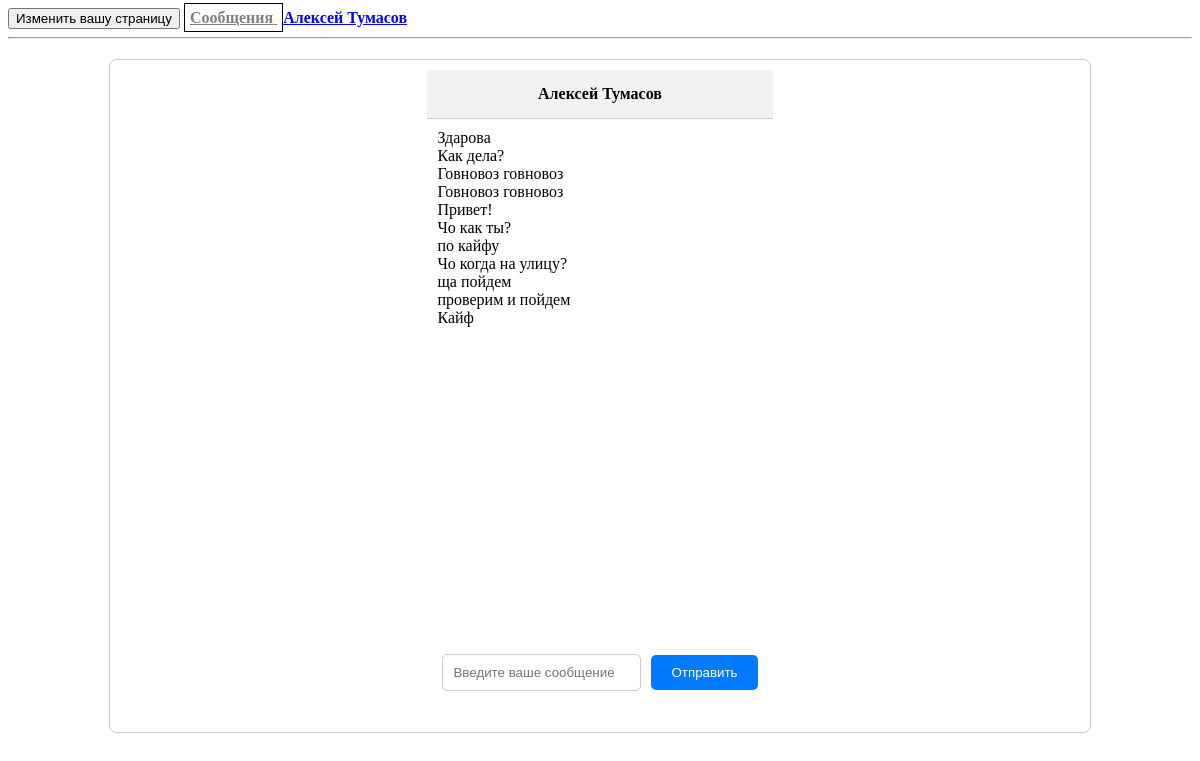
The app's page /messages.php?id=2 (signed in) with its own data.
### tables this page shows
CREATE TABLE `users` (
  `id` int(10) NOT NULL COMMENT 'id записи',
  `login` varchar(128) NOT NULL COMMENT 'Логин',
  `password` varchar(128) NOT NULL COMMENT 'Пароль',
  `name` varchar(32) NOT NULL COMMENT 'Имя пользователя',
  `lastname` varchar(32) NOT NULL COMMENT 'Фамилия пользователя',
  `age` int(3) NOT NULL COMMENT 'Возраст пользователя',
  `pDescription` text NOT NULL COMMENT 'Описание к профилю'
);

CREATE TABLE `usermessages` (
  `msgID` int(10) NOT NULL COMMENT 'Айди сообщения',
  `msgSender` int(10) NOT NULL COMMENT 'Айди отправителя сообщения',
  `msgReceiver` int(10) NOT NULL COMMENT 'Айди получателя сообщения',
  `msgTime` varchar(32) NOT NULL COMMENT 'Время отправки сообщения',
  `msgReaded` tinyint(1) NOT NULL COMMENT 'Статус сообщения',
  `msgText` text NOT NULL COMMENT 'Текст сообщения'
);

### messages.php (the view, shortened to what this page needs)
<html>
	<head>
	<?php
		include("blocks/header.php");
	?>
	</head>
	<body>
	<?php
		$mysql = mysqli_connect("localhost", "root", "", "social");
		if(!isset($_GET["id"]))
		{
			if (empty($_SESSION["user_id"])) header("Location: index.php");
			$contactQuery =	mysqli_query($mysql, "SELECT * FROM `usercontacts` WHERE `contacterID`=".$_SESSION["user_id"].";");
			$contactsCount = mysqli_num_rows($contactQuery);
			if ($contactsCount <= 0) die("<div class='chat-container'>У вас нет друзей ;(</div>");
	?>
			<div class="chat-container">
				<?php
					while (($contantResult = mysqli_fetch_array($contactQuery)) != null)
					{
						$contacterQuery = mysqli_query($mysql, "SELECT * FROM `users` WHERE `id`='".$contantResult["contactID"]."'");
						$contacterArray = mysqli_fetch_array($contacterQuery);
				?>
						<div class="chat">
							<a href='messages.php?id=<?=$contacterArray["id"];?>'><?=$contacterArray["name"]; ?></a>
						</div>
				<?php
					}
				?>
			</div>
	<?php } else if($_GET["id"] > 0){
				$interlocutorID = $_GET["id"];
				$query = "SELECT users.id, users.name, users.lastname, usermessages.* FROM users LEFT JOIN usermessages ON users.id = usermessages.msgReceiver WHERE (usermessages.msgReceiver = '$interlocutorID' OR usermessages.msgSender = '$interlocutorID');";
				$result = mysqli_query($mysql, $query);
				$dialogue = mysqli_fetch_array($result);
				$interlocutorName = $dialogue["name"] . " " . $dialogue["lastname"];
		?>
				<div class="chat-container">
					<div class="chat-header">
						<?=$interlocutorName;?>
					</div>
					<div class="chat-messages">
					<?php
					while(($dialogue = mysqli_fetch_array($result)) != null) {
						$dialogueText = $dialogue["msgText"];
					?>
							<?=$dialogueText;?><br>
					<?php
					}
					?>
					</div>
					<form action="acts/sendMessage.php" method="post">
						<div class="chat-input">
							<input type="text" placeholder="Введите ваше сообщение" name="MessageText" value=""/>
								<button>Отправить</button>
						</div>
					</form>
				</div>
	<?php }?>
	</body>
</html>

### css/styles.css (style rules this page uses)
.chat-container { width: 300px; justify-content: center; border: 1px solid #ccc; display: grid; padding: 10px; margin: 20px; }
.chat-container { width: 960px; margin: 20px auto; border: 1px solid #ccc; border-radius: 8px; overflow: hidden; }
.chat-header { padding: 15px; background-color: #f2f2f2; text-align: center; font-weight: bold; border-bottom: 1px solid #ccc; }
.chat-messages { height: 500px; overflow-y: scroll; padding: 10px; }
.chat-input { padding: 15px; display: flex; align-items: center; }
.chat-input input { flex: 1; padding: 10px; border: 1px solid #ccc; border-radius: 5px; margin-right: 10px; }
.chat-input button { padding: 10px 20px; background-color: #007bff; border: none; border-radius: 5px; color: #fff; cursor: pointer; }

### records on screen
users: interlocutorName "Алексей Тумасов", usermessages.msgText "Здарова", usermessages.msgText "Как дела?", usermessages.msgText "Чо как ты?", usermessages.msgText "Чо когда на улицу?", usermessages.msgText "Кайф"
users: usermessages.msgText "Говновоз говновоз", usermessages.msgText "Привет!", usermessages.msgText "по кайфу", usermessages.msgText "ща пойдем", usermessages.msgText "проверим и пойдем"

### other values on screen
$_SESSION["name_lastname"] "Алексей Тумасов"
